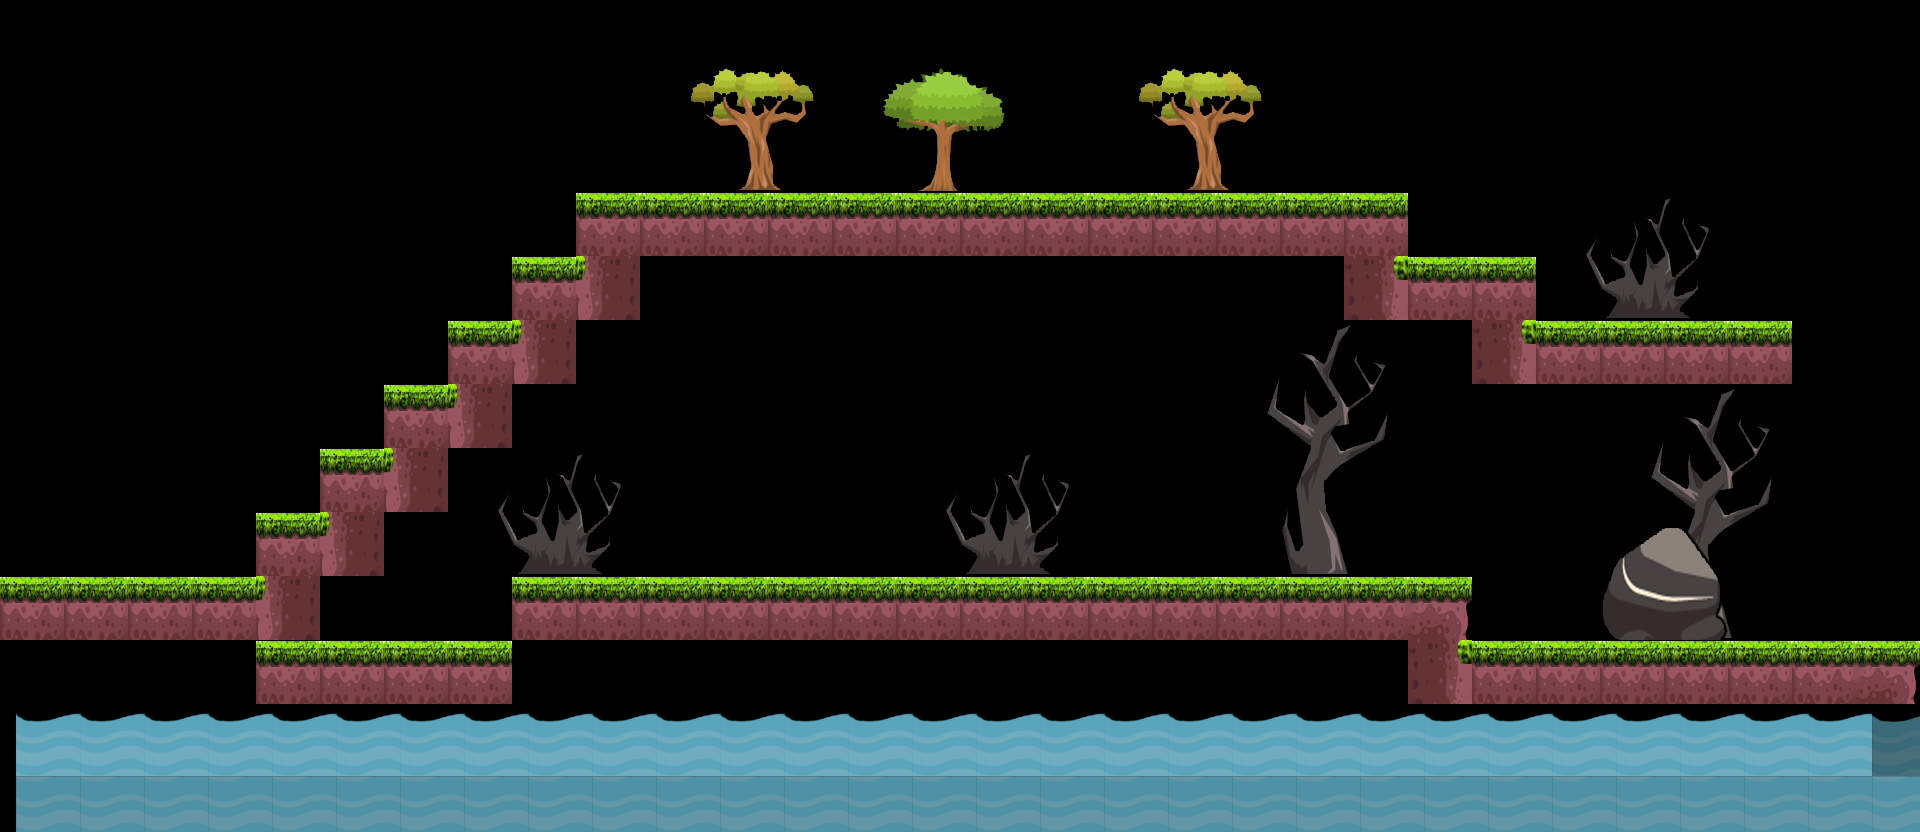

Below is a game level as drawn by its tile map, then a one-line description and the .tmx file that defines it, in full:
An orthogonal 30x13 tile map with 64x64 px tiles, 4 tile layers (bg2, bg1, floor, fg) and 35 objects (6x enemy, player, goal).

<map version="1.0" orientation="orthogonal" renderorder="right-down" width="30" height="13" tilewidth="64" tileheight="64" nextobjectid="209">
 <tileset firstgid="1" name="tileset_01" tilewidth="64" tileheight="64" tilecount="96" columns="12">
  <image source="tileset_01.png" width="768" height="512" />
 </tileset>
 <layer name="bg2" width="30" height="13" offsetx="-16" offsety="0">
  <data encoding="csv">
0,0,0,0,0,0,0,0,0,0,0,0,0,0,0,0,0,0,0,0,0,0,0,0,0,0,0,0,0,0,
0,0,0,0,0,0,0,0,0,0,0,51,52,0,79,80,0,0,51,52,0,0,0,0,0,0,0,0,0,0,
0,0,0,0,0,0,0,0,0,0,0,63,64,0,91,92,0,0,63,64,0,0,0,0,0,0,0,0,0,0,
0,0,0,0,0,0,0,0,0,0,0,0,0,0,0,0,0,0,0,0,0,0,0,0,0,49,50,0,0,0,
0,0,0,0,0,0,0,0,0,0,0,0,0,0,0,0,0,0,0,0,0,0,0,0,0,61,62,0,0,0,
0,0,0,0,0,0,0,0,0,0,0,0,0,0,0,0,0,0,0,0,53,54,0,0,0,0,0,0,0,0,
0,0,0,0,0,0,0,0,0,0,0,0,0,0,0,0,0,0,0,0,65,66,0,0,0,0,53,54,0,0,
0,0,0,0,0,0,0,0,49,50,0,0,0,0,0,49,50,0,0,0,77,78,0,0,0,0,65,66,0,0,
0,0,0,0,0,0,0,0,61,62,0,0,0,0,0,61,62,0,0,0,89,90,0,0,0,0,77,78,0,0,
0,0,0,0,0,0,0,0,0,0,0,0,0,0,0,0,0,0,0,0,0,0,0,0,0,0,89,90,0,0,
0,0,0,0,0,0,0,0,0,0,0,0,0,0,0,0,0,0,0,0,0,0,0,0,0,0,0,0,0,0,
0,0,0,0,0,0,0,0,0,0,0,0,0,0,0,0,0,0,0,0,0,0,0,0,0,0,0,0,0,0,
0,0,0,0,0,0,0,0,0,0,0,0,0,0,0,0,0,0,0,0,0,0,0,0,0,0,0,0,0,0
</data>
 </layer>
 <layer name="bg1" width="30" height="13" offsetx="0" offsety="4">
  <data encoding="csv">
0,0,0,0,0,0,0,0,0,0,0,0,0,0,0,0,0,0,0,0,0,0,0,0,0,0,0,0,0,0,
0,0,0,0,0,0,0,0,0,0,0,0,0,0,0,0,0,0,0,0,0,0,0,0,0,0,0,0,0,0,
0,0,0,0,0,0,0,0,0,0,0,0,0,0,0,0,0,0,0,0,0,0,0,0,0,0,0,0,0,0,
0,0,0,0,0,0,0,0,0,0,0,0,0,0,0,0,0,0,0,0,0,0,0,0,0,0,0,0,0,0,
0,0,0,0,0,0,0,0,0,0,0,0,0,0,0,0,0,0,0,0,0,0,0,0,0,0,0,0,0,0,
0,0,0,0,0,0,0,0,0,0,0,0,0,0,0,0,0,0,0,0,0,0,0,0,0,0,0,0,0,0,
0,0,0,0,0,0,0,0,0,0,0,0,0,0,0,0,0,0,0,0,0,0,0,0,0,0,0,0,0,0,
0,0,0,0,0,0,0,0,0,0,0,0,0,0,0,0,0,0,0,0,0,0,0,0,0,0,0,0,0,0,
0,0,0,0,0,0,0,0,0,0,0,0,0,0,0,0,0,0,0,0,0,0,0,0,0,73,74,0,0,0,
0,0,0,0,0,0,0,0,0,0,0,0,0,0,0,0,0,0,0,0,0,0,0,0,0,85,86,0,0,0,
0,0,0,0,0,0,0,0,0,0,0,0,0,0,0,0,0,0,0,0,0,0,0,0,0,0,0,0,0,0,
0,0,0,0,0,0,0,0,0,0,0,0,0,0,0,0,0,0,0,0,0,0,0,0,0,0,0,0,0,0,
0,0,0,0,0,0,0,0,0,0,0,0,0,0,0,0,0,0,0,0,0,0,0,0,0,0,0,0,0,0
</data>
 </layer>
 <layer name="floor" width="30" height="13">
  <data encoding="csv">
0,0,0,0,0,0,0,0,0,0,0,0,0,0,0,0,0,0,0,0,0,0,0,0,0,0,0,0,0,0,
0,0,0,0,0,0,0,0,0,0,0,0,0,0,0,0,0,0,0,0,0,0,0,0,0,0,0,0,0,0,
0,0,0,0,0,0,0,0,0,0,0,0,0,0,0,0,0,0,0,0,0,0,0,0,0,0,0,0,0,0,
0,0,0,0,0,0,0,0,0,2,2,2,2,2,2,2,2,2,2,2,2,2,0,0,0,0,0,0,0,0,
0,0,0,0,0,0,0,0,2,5,0,0,0,0,0,0,0,0,0,0,0,6,2,2,0,0,0,0,0,0,
0,0,0,0,0,0,0,2,5,0,0,0,0,0,0,0,0,0,0,0,0,0,0,6,2,2,2,2,0,0,
0,0,0,0,0,0,2,5,0,0,0,0,0,0,0,0,0,0,0,0,0,0,0,0,0,0,0,0,0,0,
0,0,0,0,0,2,5,0,0,0,0,0,0,0,0,0,0,0,0,0,0,0,0,0,0,0,0,0,0,0,
0,0,0,0,2,5,0,0,0,0,0,0,0,0,0,0,0,0,0,0,0,0,0,0,0,0,0,0,0,0,
2,2,2,2,5,0,0,0,2,2,2,2,2,2,2,2,2,2,2,2,2,2,3,0,0,0,0,0,0,0,
0,0,0,0,2,2,2,2,0,0,0,0,0,0,0,0,0,0,0,0,0,0,6,2,2,2,2,2,2,3,
0,0,0,0,0,0,0,0,0,0,0,0,0,0,0,0,0,0,0,0,0,0,0,0,0,0,0,0,0,0,
0,0,0,0,0,0,0,0,0,0,0,0,0,0,0,0,0,0,0,0,0,0,0,0,0,0,0,0,0,0
</data>
 </layer>
 <layer name="fg" width="30" height="13" offsetx="16" offsety="8">
  <data encoding="csv">
0,0,0,0,0,0,0,0,0,0,0,0,0,0,0,0,0,0,0,0,0,0,0,0,0,0,0,0,0,0,
0,0,0,0,0,0,0,0,0,0,0,0,0,0,0,0,0,0,0,0,0,0,0,0,0,0,0,0,0,0,
0,0,0,0,0,0,0,0,0,0,0,0,0,0,0,0,0,0,0,0,0,0,0,0,0,0,0,0,0,0,
0,0,0,0,0,0,0,0,0,0,0,0,0,0,0,0,0,0,0,0,0,0,0,0,0,0,0,0,0,0,
0,0,0,0,0,0,0,0,0,0,0,0,0,0,0,0,0,0,0,0,0,0,0,0,0,0,0,0,0,0,
0,0,0,0,0,0,0,0,0,0,0,0,0,0,0,0,0,0,0,0,0,0,0,0,0,0,0,0,0,0,
0,0,0,0,0,0,0,0,0,0,0,0,0,0,0,0,0,0,0,0,0,0,0,0,0,0,0,0,0,0,
0,0,0,0,0,0,0,0,0,0,0,0,0,0,0,0,0,0,0,0,0,0,0,0,0,0,0,0,0,0,
0,0,0,0,0,0,0,0,0,0,0,0,0,0,0,0,0,0,0,0,0,0,0,0,0,0,0,0,0,0,
0,0,0,0,0,0,0,0,0,0,0,0,0,0,0,0,0,0,0,0,0,0,0,0,0,0,0,0,0,0,
0,0,0,0,0,0,0,0,0,0,0,0,0,0,0,0,0,0,0,0,0,0,0,0,0,0,0,0,0,0,
41,41,41,41,41,41,41,41,41,41,41,41,41,41,41,41,41,41,41,41,41,41,41,41,41,41,41,41,41,41,
43,43,43,43,43,43,43,43,43,43,43,43,43,43,43,43,43,43,43,43,43,43,43,43,43,43,43,43,43,43
</data>
 </layer>
 <objectgroup name="actors">
  <object id="1" type="player" x="176" y="496" width="62" height="63" />
  <object id="2" name="zombie1" type="enemy" x="384" y="320" width="61" height="65" />
  <object id="5" type="goal" x="384" y="560" width="65" height="73" />
  <object id="6" name="zombie1" type="enemy" x="784" y="16" width="61" height="65" />
  <object id="7" name="dino" type="enemy" x="1072" y="0" width="61" height="65" />
  <object id="9" name="zombie1" type="enemy" x="1600" y="32" width="61" height="65" />
  <object id="37" gid="9" x="576" y="576" width="64" height="64" />
  <object id="38" gid="9" x="1472" y="640" width="64" height="64" />
  <object id="43" gid="34" x="1088" y="192" width="32" height="32" />
  <object id="44" gid="34" x="1296" y="192" width="32" height="32" />
  <object id="45" gid="34" x="1488" y="256" width="32" height="32" />
  <object id="56" gid="10" x="400" y="240" width="32" height="32" />
  <object id="58" gid="10" x="272" y="368" width="32" height="32" />
  <object id="59" gid="10" x="336" y="304" width="32" height="32" />
  <object id="60" gid="10" x="528" y="128" width="32" height="32" />
  <object id="61" gid="10" x="656" y="112" width="32" height="32" />
  <object id="62" gid="10" x="464" y="176" width="32" height="32" />
  <object id="63" gid="10" x="720" y="112" width="32" height="32" />
  <object id="68" gid="10" x="1328" y="512" width="32" height="32" />
  <object id="69" gid="10" x="1280" y="512" width="32" height="32" />
  <object id="70" gid="10" x="1424" y="512" width="32" height="32" />
  <object id="71" gid="10" x="1376" y="512" width="32" height="32" />
  <object id="116" gid="10" x="800" y="464" width="32" height="32" />
  <object id="117" gid="10" x="768" y="464" width="32" height="32" />
  <object id="118" gid="10" x="736" y="464" width="32" height="32" />
  <object id="119" gid="10" x="704" y="464" width="32" height="32" />
  <object id="120" gid="10" x="1648" y="480" width="32" height="32" />
  <object id="121" gid="10" x="1696" y="480" width="32" height="32" />
  <object id="122" gid="10" x="1744" y="480" width="32" height="32" />
  <object id="123" gid="10" x="1600" y="480" width="32" height="32" />
  <object id="204" gid="20" x="0" y="576" width="64" height="64" />
  <object id="205" name="zombie3" type="enemy" x="1536" y="448" width="61" height="65" />
  <object id="206" name="dino" type="enemy" x="896" y="384" width="61" height="65" />
  <object id="207" gid="34" x="704" y="576" width="32" height="32" />
  <object id="208" gid="34" x="1200" y="576" width="32" height="32" />
 </objectgroup>
</map>